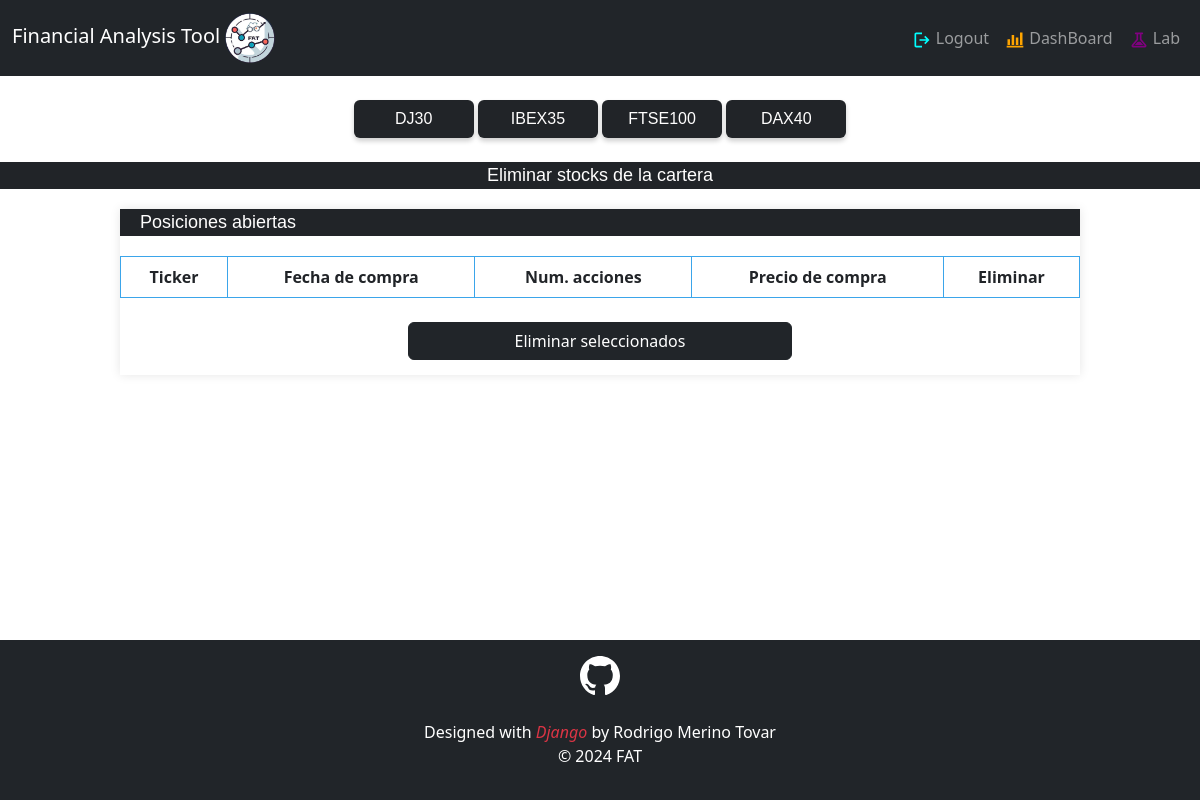
The app's page /dashboard/eliminar_compras/ (signed in), older data.
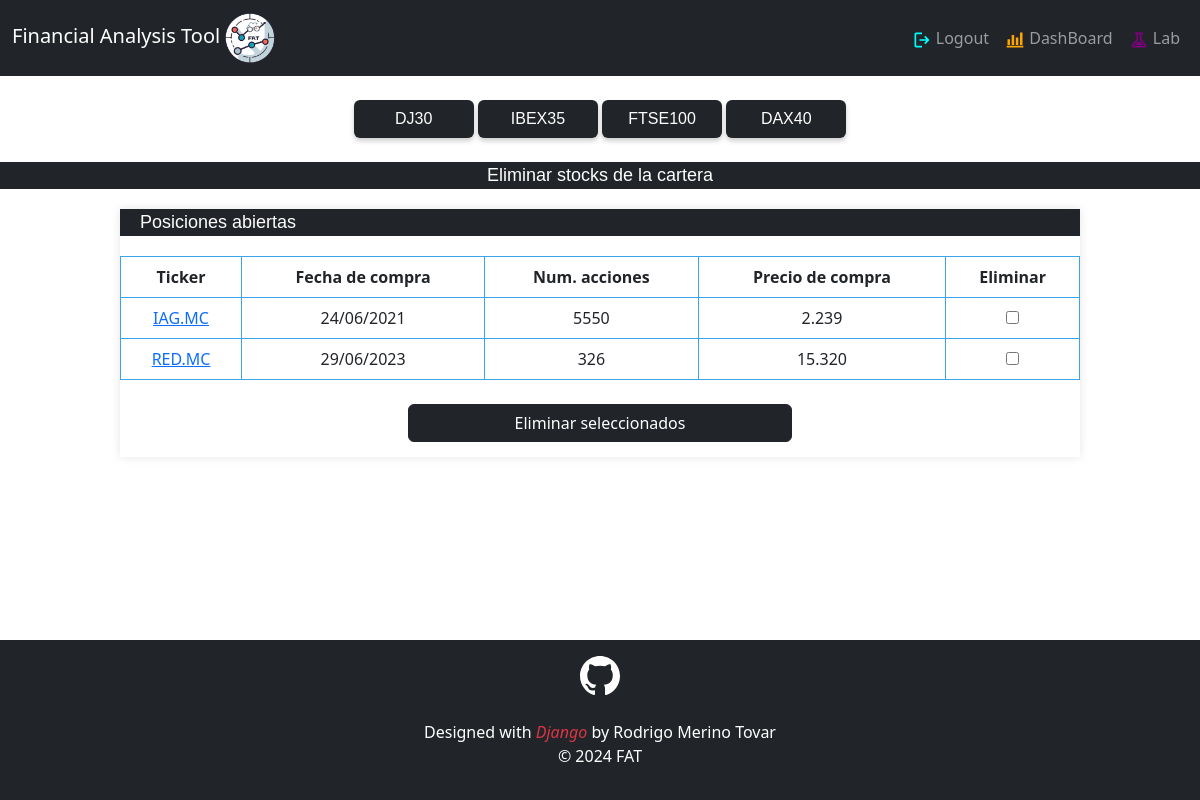
The same page, newer data.
### DashBoard/models.py (models this page shows, shortened)
class StockComprado(models.Model):
    usuario = models.ForeignKey(User, on_delete=models.CASCADE)
    ticker_bd = models.CharField(max_length=7)
    bd = models.CharField(max_length=10)
    ticker = models.CharField(max_length=7)
    nombre_stock = models.CharField(max_length=255)
    fecha_compra = models.DateTimeField()
    num_acciones = models.PositiveIntegerField()
    precio_compra = models.DecimalField(max_digits=10, decimal_places=4)
    moneda = models.CharField(max_length=4)
    sector = models.CharField(max_length=255)
    objects = models.Manager()
    class Meta:
        constraints = [
            models.CheckConstraint(
                name='valores_bd',
                check=Q(bd__in=['dj30', 'ibex35', 'ftse100']),
            ),
            models.CheckConstraint(
                name='fecha_compra_no_futura',
                check=models.Q(fecha_compra__lte=timezone.now() + timedelta(days=1)),
            ),
        ]

### DashBoard/views.py (the view)
# urls.py: path('dashboard/eliminar_compras/', eliminar_compras, name="eliminar_compras"),
@login_required
def eliminar_compras(request):
    if request.method == "GET":
        compras_usuario = StockComprado.objects.filter(usuario=request.user)
        context = {
            "compras_usuario": compras_usuario,
        }
        return render(request, "eliminar_compras.html", context)
    seleccionados = request.POST.getlist('eliminar_stocks')
    StockComprado.objects.filter(id__in=seleccionados).delete()
    return redirect("dashboard")

### DashBoard/templates/eliminar_compras.html (shortened to what this page needs)
{% extends 'base.html' %}
{% load static %}
{% block content %}
<link rel="stylesheet" type="text/css" href="{% static 'css/estilos_modificar_cartera.css' %}">
<div>
    <br><p class="cabecera">Eliminar stocks de la cartera</p>
</div>
<div class="caja" style="width: 80%;">
    <p class="barra">Posiciones abiertas</p>
    <form method="post" action="{% url 'eliminar_compras' %}" style="text-align: center;">
        <table>
            <thead>
                <tr>
                    <th>Ticker</th>
                    <th>Fecha de compra</th>
                    <th>Num. acciones</th>
                    <th>Precio de compra</th>
                    <th>Eliminar</th>
                </tr>
            </thead>
            <tbody>
                {% for stock_comprado in compras_usuario %}
                    <tr>
                        <td><a title="{{ stock_comprado.nombre_stock }}" href="/{{ stock_comprado.bd }}/{{ stock_comprado.ticker_bd }}/chart">{{ stock_comprado.ticker }}</a></td>
                        <td>{{ stock_comprado.fecha_compra|date:"d/m/Y" }}</td>
                        <td>{{ stock_comprado.num_acciones }}</td>
                        <td>{{ stock_comprado.precio_compra|floatformat:3 }}</td>
                        <td><input type="checkbox" name="eliminar_stocks" value="{{ stock_comprado.id }}"></td>
                    </tr>
                {% endfor %}
            </tbody>
        </table>
        <br>
        <button type="submit" class="btn btn-dark" style="width: 40%; margin-bottom: 15px;">Eliminar seleccionados</button>
    </form>
</div>
{% endblock %}

Row changes from the older to the newer data that the page shows:
added StockComprado: ticker "IAG.MC", fecha_compra "24/06/2021", num_acciones "5550", precio_compra "2.239"
added StockComprado: ticker "RED.MC", fecha_compra "29/06/2023", num_acciones "326", precio_compra "15.320"
